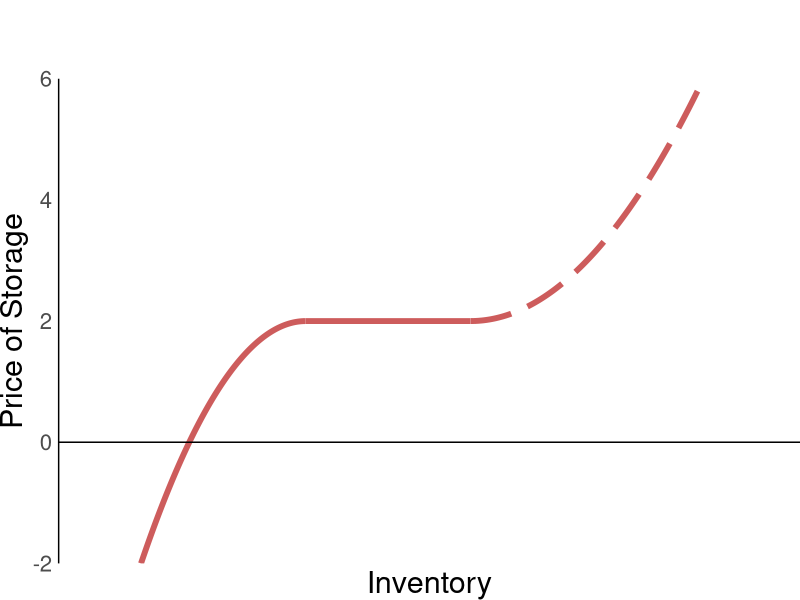

The R script that drew this image:
## ---- chunk 1
knitr::opts_chunk$set(echo = FALSE, fig.width = 11, fig.height = 7)
## ---- chunk 2
library(ggplot2)
library(data.table)
if (requireNamespace("cowplot", quietly = TRUE)) {
  library(cowplot)
}
## ---- chunk 3

x <- seq(-2,7,0.001)

y1 <- -1*ifelse(x<2,x,NA)^2+4*ifelse(x<2,x,NA)-2
y2 <- ifelse((x>=2 & x<=4),2,NA)
y3 <- .5*ifelse(x>4,x,NA)^2-4*ifelse(x>4,x,NA)+10

dt <- data.table(x,y1,y2,y3)

ggplot(dt)+
  geom_line(aes(x=x,y=y1),linewidth=2,color="indianred",na.rm=T)+
  geom_line(aes(x=x,y=y2),linewidth=2,color="indianred",na.rm=T)+
  geom_line(aes(x=x,y=y3),linewidth=2,color="indianred",linetype=5,na.rm=T)+
  geom_hline(yintercept = 0)+
  labs(x="Inventory",y="Price of Storage")+
  scale_x_continuous(expand=c(0,0),limits=c(-1,8))+
  scale_y_continuous(expand=c(0,0),limits=c(-2,6))+
  theme_classic()+
  theme(axis.title = element_text(size=22), axis.text.x = element_blank(), axis.text.y = element_text(size=16),axis.ticks = element_blank(),plot.margin = margin(2,0,0,0,"cm"), axis.line.x= element_blank())
